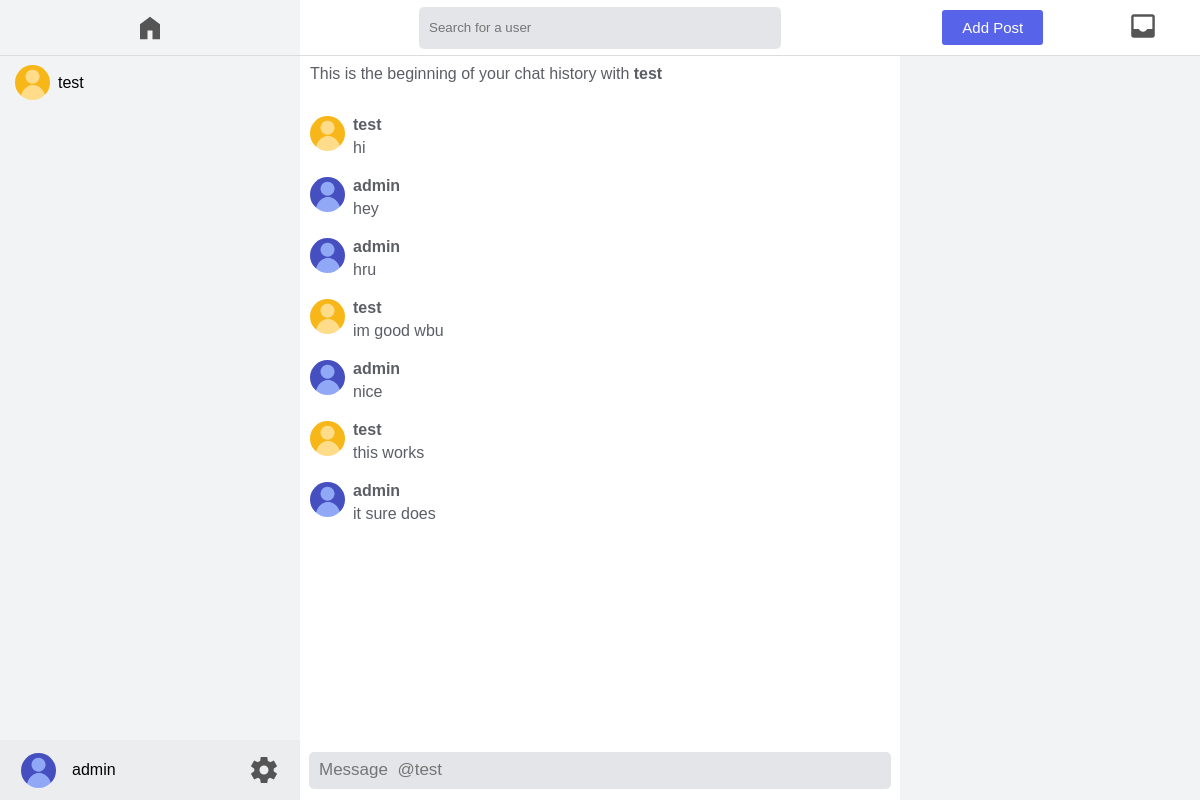
Page /chat/1859763274837393408/ (signed in) on the committed database.
### base/models.py (models this page shows, shortened)
class Chat(models.Model):
    id = models.PositiveBigIntegerField(primary_key=True)
    initiator = models.ForeignKey(User, on_delete=models.CASCADE, related_name='from_user')
    recipient = models.ForeignKey(User, on_delete=models.CASCADE,  related_name='to_user')
    active_for_initiator = models.BooleanField(default=True)
    active_for_recipient = models.BooleanField(default=True)

class User(AbstractUser):
    id = models.PositiveBigIntegerField(primary_key=True, default=snowflake.generate_id())
    username = models.CharField(max_length=32, unique=True, db_index=True, null=False, blank=False)
    name = models.CharField(max_length=100, blank=True)
    bio = models.CharField(max_length=150, blank=True)
    avatar = models.ImageField(upload_to='avatars', default="default/blue.png")
    banner = models.ImageField(upload_to="banners", default="default/banner.png")
    banner_color = models.CharField(max_length=6, blank=True)
    is_private = models.BooleanField(default=True)
    email = models.EmailField(max_length=254, unique=True, null=False, blank=False)
    ip_address = models.GenericIPAddressField(null=True, blank=True)
    ua = models.CharField(max_length=255, null=True, blank=True)
    USERNAME_FIELD = 'email'
    REQUIRED_FIELDS = ['username']

class Message(models.Model):
    id = models.PositiveBigIntegerField(primary_key=True)
    chat = models.ForeignKey(Chat, on_delete=models.CASCADE)
    author = models.ForeignKey(User, on_delete=models.CASCADE)
    content = models.CharField(max_length=1000, blank=False)
    is_read = models.BooleanField(default=False)

### base/views.py (the view)
# urls.py: path('chat/<int:pk>/', views.chat, name='chat'),
@login_required(login_url='login')
def chat(request, pk):
    chat = Chat.objects.get(id=pk)
    messages = Message.objects.filter(chat=chat)
    active_chats = Chat.objects.filter(initiator=request.user) | Chat.objects.filter(recipient=request.user)
    if "HX-Target" in request.headers:
        return render(request, 'chat.html', {'chat': chat, 'messages': messages, 'active_chats': active_chats})
    return render(request, 'index_chat.html',  {'chat': chat, 'messages': messages, 'active_chats': active_chats})

### templates/index_chat.html (shortened to what this page needs)
{% extends 'base.html' %}
{% load static %}
{% block css %}
    <link rel="stylesheet" href="{% static 'css/home.css' %}"     type="text/css">
    <link rel="stylesheet" href="{% static 'css/main.css' %}"     type="text/css">
    <link rel="stylesheet" href="{% static 'css/settings.css' %}" type="text/css">
    <link rel="stylesheet" href="{% static 'css/profile.css' %}"  type="text/css">
    <link rel="stylesheet" href="{% static 'css/chat.css' %}"     type="text/css">
    <link rel="stylesheet" href="{% static 'css/croppie.css' %}"  type="text/css"/>
{% endblock %}
{% block middle_navbar %}
<div class="search-container" id="searchContainer">
    <form id="searchForm" style="display: flex; align-items: center;" hx-get="/search" hx-target="#mainBox" hx-swap="innerHTML">
        <input type="text" placeholder="Search for a user" name="query" id="searchBox" class="main-search-box">
    </form>
</div>
{% endblock %}
{% block right_navbar %}
    <button class="blue-button" id="addPostButton">Add Post</button>
    <button class="inbox-button" id="inboxButton" onclick="toggleInbox()">
    </button>
{% endblock %}
{% block left_box %}
<div class="messages" id="messages">
    {% for chat in active_chats %}
        <div class="chat-card" hx-get="{{request.scheme}}://{{request.get_host}}/chat/{{chat.id}}" hx-target="#mainBox" hx-swap="innerHTML" hx-headers="HX-Target: mainBox" hx-replace-url="true">
            {% if request.user == chat.initiator %}
                <div class="avatar" style="background-image: url({{request.scheme}}://{{request.get_host}}/media/{{chat.recipient.avatar}}); background-size: cover;"></div>
                <p>{{chat.recipient.username}}</p>
            {% else %}
                <div class="avatar" style="background-image: url({{request.scheme}}://{{request.get_host}}/media/{{chat.initiator.avatar}}); background-size: cover;"></div>
                <p>{{chat.initiator.username}}</p>
            {% endif %}
        </div>
    {% endfor %}
</div>
<div class="user-corner" id="userCorner">
    <div class="user-profile-button" id="userProfileButton" hx-get="/{{user.username}}" hx-replace-url="true" hx-push-url="true" hx-trigger="click" hx-target="#mainBox" hx-swap="innerHTML" hx-headers="HX-Target: mainBox">
        <div class="avatar" id="avatar" style="background-image: url({{request.scheme}}://{{request.get_host}}/media/{{user.avatar}}); background-size: cover;"></div>
        <div class="username" id="username">{{user.username}}</div>
    </div>
    <button class="settings" type="button" id="settingsButton">
    </button>
</div>
{% endblock %}
{% block main_box %}
<div hx-ext="ws" ws-connect="/ws/chat/{{chat.id}}" style="width: 100%;">
    <div class="chat-messages" id="userMessages">
        <p style="padding: 10px;">This is the beginning of your chat history with <b>{% if request.user == chat.initiator %} {{chat.recipient.username}} {% else %} {{chat.initiator.username}} {% endif %}</b></p><br>
        {% for message in messages %}
        <div class="message-wrapper" id="m{{message.id}}" style="display: flex; gap: 0.5rem; margin-bottom: 10px; flex: 1; padding-left: 10px; padding-right: 10px; padding-top: 5px; padding-bottom: 5px;">
            <div class="avatar" style="background-image: url({{request.scheme}}://{{request.get_host}}/media/{{message.author.avatar}}); background-size: cover;"></div>
            <div class="chat-message-wrapper">
                <div style="display: flex; justify-content: space-between; width: 100%;">
                    <p style="margin-bottom: 5px;"><b>{{ message.author.username }}</b></p>
                </div>
                <p>{{ message.content }}</p>
            </div>
        </div>
        {% endfor %}
    </div>
    <form id="message-form" ws-send hx-on::ws-after-send="document.getElementById('chatBox').value=''" onsubmit="return validateMessage()">
        <input id="chatBox" class="chat-textbox" name="message" placeholder="Message {% if request.user == chat.initiator %} @{{chat.recipient.username}} {% else %} @{{chat.initiator.username}} {% endif %}">
    </form>
</div>
{% endblock %}
{% block right_box %}
<div class="inbox" id="inbox"  hx-get="/notifications" hx-target="this" hx-trigger="revealed" hx-swap="innerHTML">
</div>
{% endblock %}

### templates/base.html (shortened to what this page needs)
{% load static %}
<!DOCTYPE html>
<html lang="en">
<head>
    {% block css %}{% endblock %}
</head>
<body id="body">
    <div class="container-wrapper" id="containerWrapper">
        <div class="container" id="container">
            <div class="navbar" id="navbar">
                <div class="left" id="left">
                    <a href="/">
                        <button class="settings"><svg xmlns="http://www.w3.org/2000/svg" height="30" viewBox="0 -960 960 960" width="30"><path d="M160-120v-480l320-240 320 240v480H560v-280H400v280H160Z"/></svg></button>
                    </a>
                </div>
                <div class="middle" id="middle">
                    {% block middle_navbar %}{% endblock %}
                </div>
                <div class="right" id="right">
                    {% block right_navbar %}{% endblock %}
                </div>
            </div>
            <div class="content" id="content">
                <div class="left-box" id="leftBox">
                    {% block left_box %}{% endblock %}
                </div>
                <div class="main-box" id="mainBox">
                    {% block main_box %} {% endblock %}
                </div>
                <div class="right-box" id="rightBox">
                    {% block right_box %}{% endblock %}
                </div>
            </div>
        </div>
    </div>
</body>
</html>

### static/css/home.css (style rules this page uses)
* { margin: 0; }
.inbox-button { padding: 0; fill: var(--light-icon-grey); background-color: transparent; border: none; cursor: pointer; transition: 3ms; }
.search-container { display: flex; flex-direction: row; align-items: center; position: relative; }
.main-search-box { width: 350px; outline: none; height: 40px; border-radius: 5px; border: none; position: relative; background-color: var(--light-textbox-grey); padding-left: 10px; }
.messages { display: flex; flex-direction: column; overflow: auto; flex: 1; margin: 5px; margin-left: 10px; margin-right: 10px; margin-top: 10px; gap: 0.3rem; }
.user-corner { height: 50px; background-color: #EBEDEF; display: flex; align-items: center; padding-top: 5px; padding-bottom: 5px; padding-left: 1rem; padding-right: 1rem; gap: 0.7rem; user-select: none; -webkit-user-select: none; -moz-user-select: none; }
.avatar { min-height: 35px; min-width: 35px; max-height: 35px; max-width: 35px; border-radius: 50%; background-color: black; }
.user-profile-button { display: flex; align-items: center; padding: 5px; gap: 1rem; flex: 1; cursor: pointer; transition: 0.3s; border-radius: 5px; white-space: nowrap; overflow: hidden; text-overflow: ellipsis; }
.settings { cursor: pointer; transition: 0.3s; background-color: transparent; border: none; display: flex; padding: 5px; border-radius: 5px; fill: var(--light-icon-grey) }
.inbox { display: flex; flex-direction: column; flex: 1; }
.chat-card { display: flex; align-items: center; gap: 0.5rem; padding: 5px; border-radius: 5px; cursor: pointer; }

### static/css/main.css (style rules this page uses)
* { margin: 0; }
.container-wrapper { height: 100vh; width: 100%; overflow: hidden; }
.container { display: flex; width: 100%; flex-direction: column; }
.content { display: flex; height: 100vh; overflow: auto; }
.left-box { display: flex; flex-direction: column; width: 300px; max-width: 350px; overflow: auto; background-color: var(--light-background-grey); margin-top: 50px; }
.main-box { display: flex; flex: 1; flex-direction: column; margin-top: 55px; align-items: center; overflow: auto; }
.right-box { display: flex; flex-direction: column; overflow: auto; width: 300px; margin-top: 50px; background-color: var(--light-background-grey); }
.navbar { display: flex; align-self: flex-start; width: 100%; height: 55px; background-color: #FFFFFF; border-bottom: var(--light-navbar-border-grey) 1px solid; position: fixed; top: 0; left: 0; overflow: hidden; }
.left { display: flex; width: 300px; background-color: #F2F3F5; justify-content: center; align-items: center; }
.middle { display: flex; flex-direction: column; justify-content: center; align-items: center; flex: 1; position: relative; }
.right { display: flex; justify-content: space-around; align-items: center; width: 300px; }

### static/css/settings.css (style rules this page uses)
* { margin: 0; font-family: Arial, Helvetica, sans-serif; }
.blue-button { padding-left: 20px; padding-right: 20px; height: 35px; cursor: pointer; background-color: var(--blue-button); border: none; border-radius: 3px; color: white; font-size: 15px; }

### static/css/chat.css (style rules this page uses)
#message-form { width: 100%; display: flex; gap: 0.5rem; bottom: 0; position: sticky; height: 60px; justify-content: space-evenly; align-items: center; background-color: white; }
.chat-textbox { width: 95%; height: 35px; background-color: var(--light-textbox-grey); border: none; border-radius: 5px; padding-left: 10px; font-size: 17px; outline: none; }
.chat-messages { color: var(--light-text); overflow: auto; width: 100%; height: 88vh; }
.chat-message-wrapper { display: flex; flex-direction: column; width: 100%; }

### static/css/constants.css (style rules this page uses)
:root { --light-background-grey: #f2f3f5; --light-icon-grey: #555555; --light-icon-hover-black: #202020; --light-navbar-border-grey: #dcdcdc; --light-navbar-border-shadow: #f5f5f5; --light-textbox-grey: #E3E5E8; --light-inbox-btn-hover-grey: #E0E1E5; --light-button-hover: #d8d9dd; --text-link: #0091ff; --light-text: #5C5E66; --light-text-hover: #313338; --light-button-selected: #d8d9db; --green-button: #23A55A; --green-button-hover: #1f914e; --blue-button: #5763e8; --blue-button-hover: #4752C4; --red-button: #DA373C; --red-button-hover: #A12828; }

### rows in the picture
Chat: initiator.avatar (picture), initiator.username "test", message "Message @test"
User: avatar (picture), username "admin"
Message: author.avatar (picture), author.username "test", content "hi"
Message: author.avatar (picture), author.username "admin", content "hey"
Message: author.avatar (picture), author.username "admin", content "hru"
Message: author.avatar (picture), author.username "test", content "im good wbu"
Message: author.avatar (picture), author.username "admin", content "nice"
Message: author.avatar (picture), author.username "test", content "this works"
Message: author.avatar (picture), author.username "admin", content "it sure does"
